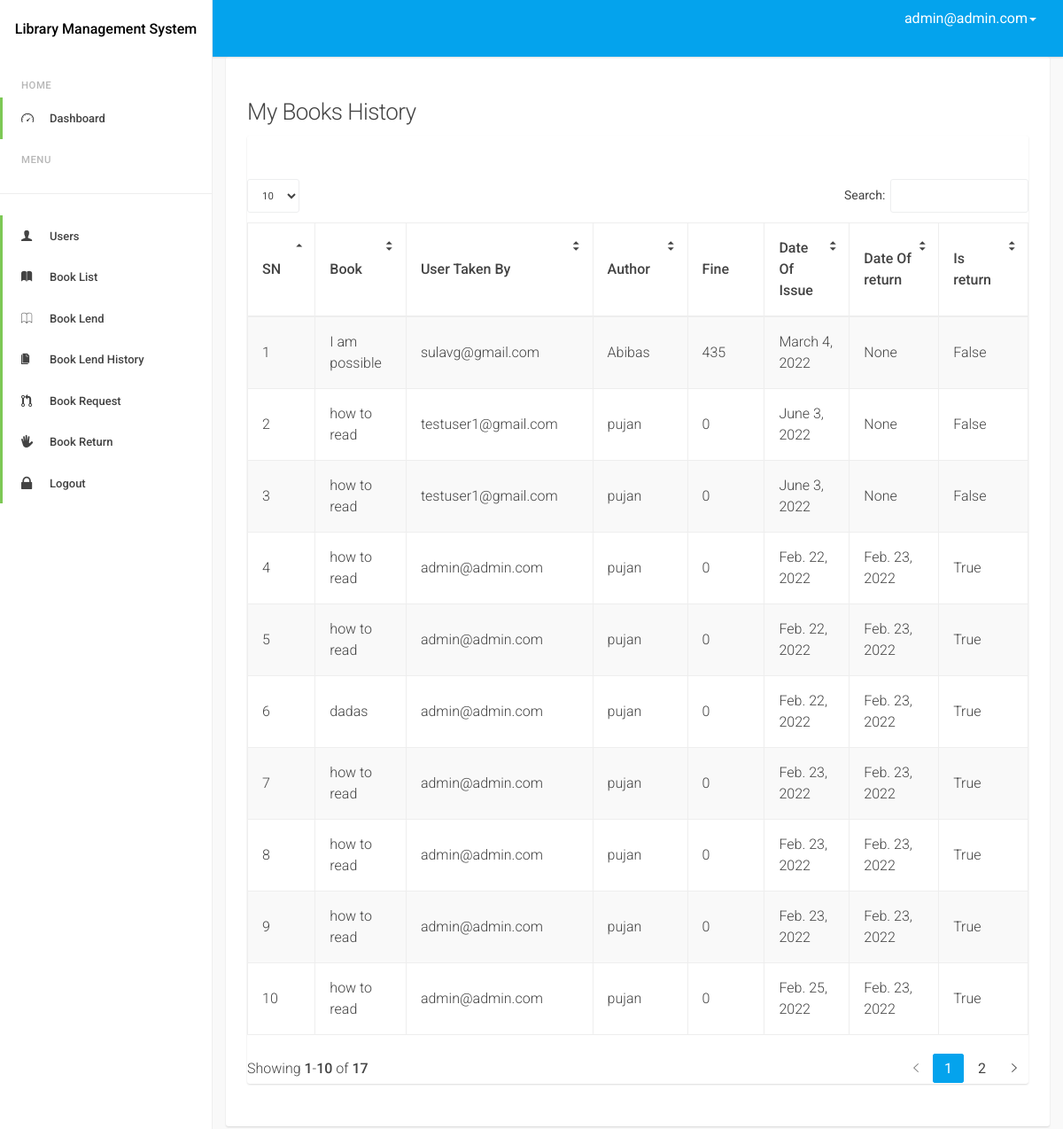
/admindash/book/history/ (signed in), run on the app's committed database.
### accounts/models.py (models this page shows, shortened)
class MyUser(AbstractBaseUser):
    email = models.EmailField(
        verbose_name='email address',
        max_length=255,
        unique=True,
    )
    is_active = models.BooleanField(default=True)
    is_admin = models.BooleanField(default=False)
    is_staff_member = models.BooleanField(default=False)
    last_login = models.DateTimeField(blank=True, null=True, verbose_name="last login")
    is_email_verified = models.BooleanField(default=False)
    is_user_verified = models.BooleanField(default=False)
    objects = MyUserManager()
    USERNAME_FIELD = 'email'
    REQUIRED_FIELDS = []
    class Meta:
        verbose_name = 'User'
        verbose_name_plural = 'Users'
    def __str__(self):
        return self.email

### books/models.py (models this page shows, shortened)
class LendBook(models.Model):
    user = models.ForeignKey(MyUser, on_delete=models.PROTECT)
    book = models.ForeignKey(BookCopies, on_delete=models.PROTECT)
    date_of_issue = models.DateField(auto_now_add=True)
    date_of_return = models.DateField(null=True, blank=True)
    fine = models.IntegerField(default=0)
    is_return = models.BooleanField(default=False)

class BookCopies(models.Model):
    book = models.ForeignKey(Book, on_delete=models.PROTECT)
    isbn = models.CharField(max_length=17, unique=True)
    rfid = models.CharField(max_length=20, unique=True, blank=True, null=True)
    is_book_lost = models.BooleanField(default=False)
    is_book_available = models.BooleanField(default=True)

class Book(models.Model):
    author = models.CharField(max_length=100)
    title = models.CharField(max_length=500)
    category = models.ForeignKey(BookCategory, on_delete=models.PROTECT)
    publication_name = models.CharField(max_length=300, blank=True, null=True)
    publication_date = models.DateField()

### admin_dash/views.py (the view)
# urls.py: path('book/history/',views.MyBookLendHistory.as_view(),name='book_history')
@method_decorator(is_admin(), name='dispatch')
class MyBookLendHistory(ListView):
    model = LendBook
    template_name = 'admin_dash/book_history.html'
    context_object_name = 'books'
    def get_queryset(self):
        books = LendBook.objects.all().order_by('is_return')
        for book in books:
            if not book.is_return:
                diff_days = (((date.today() - book.date_of_issue)).days)
                if diff_days > 5:
                    book.fine = (diff_days - 5) * 5
        return books

### decorator.py (called while the page is built)
def is_admin():
    def decorator(view_function):
        def wrap(request, *args, **kwargs):
            if request.user.is_authenticated:
                if request.user.is_admin:
                    return view_function(request, *args, **kwargs)
                else:
                    raise PermissionDenied
            else:
                return redirect('accounts:login')
        return wrap
    return decorator

### admin_dash/templates/admin_dash/book_history.html (shortened to what this page needs)
{% extends 'base.html' %}
{% load static %}
{% block body %}
    <div class="d-sm-flex align-items-center justify-content-between mb-4">
        <h1 class="h3 mb-0 text-gray-800">My Books History</h1>
    </div>
    <div class="row">
        <div class="col-lg-12">
            <div class="card mb-4">
                <div class="card-header py-3 d-flex flex-row align-items-center justify-content-between">
                </div>
                <div class="table-responsive p-3">
                    <table class="table table-bordered table-striped table-vcenter js-dataTable-full">
                        <thead class="thead-light">
                        <tr>
                            <th>SN</th>
                            <th>Book</th>
                            <th>User Taken By</th>
                            <th>Author</th>
                            <th>Fine</th>
                            <th>Date Of Issue</th>
                            <th>Date Of return</th>
                            <th>Is return</th>
                        </tr>
                        </thead>
                        <tbody>
                        {% for book in books %}
                            <tr>
                                <td>{{ forloop.counter }}</td>
                                <td>{{ book.book.book.title }}</td>
                                <td>{{ book.user.email }}</td>
                                <td>{{ book.book.book.author }}</td>
                                <td>{{ book.fine }}</td>
                                <td>{{ book.date_of_issue }}</td>
                                <td>{{ book.date_of_return }}</td>
                                <td>{{ book.is_return }}</td>
                            </tr>
                        {% endfor %}
                        </tbody>
                    </table>
                </div>
            </div>
        </div>
    </div>
{% endblock %}

### templates/base.html (shortened to what this page needs)
{% load static %}
<!DOCTYPE html>
<html lang="en">
<head>
    <link rel="stylesheet" href="{% static 'dashboard/assets/js/datatables/jquery.dataTables.min.css' %}"/>
    <link rel="stylesheet" id="css-font-awesome" href="{% static 'dashboard/assets/css/font-awesome.css' %}"/>
    <link rel="stylesheet" id="css-ionicons" href="{% static 'dashboard/assets/css/ionicons.css' %}"/>
    <link rel="stylesheet" id="css-bootstrap" href="{% static 'dashboard/assets/css/bootstrap.css' %}"/>
    <link rel="stylesheet" id="css-app" href="{% static 'dashboard/assets/css/app.css' %}"/>
</head>
<body id="page-top">
<body class="app-ui layout-has-drawer layout-has-fixed-header">
<div class="app-layout-canvas">
    <div class="app-layout-container">
        <aside class="app-layout-drawer">
            <div class="app-layout-drawer-scroll">
                <div id="logo" class="drawer-header">
                    <a href="/">
                        <h5 class="text-center" style="color: black;">Library Management System</h5>
                    </a>
                </div>
                <nav class="drawer-main">
                    <ul class="nav nav-drawer">
                        {% if request.user.is_admin %}
                            <li class="nav-item nav-drawer-header">Home</li>
                            <li class="nav-item active">
                                <a class="nav-link" href="{% url 'admin_dash:home' %}">
                                    <i class="ion-speedometer fa-4x"></i>
                                    <span>Dashboard</span></a>
                            </li>
                            <li class="nav-item nav-drawer-header">Menu</li>
                            <hr class="sidebar-divider">
                            <li class="nav-item active">
                                <a class="nav-link" href="{% url 'admin_dash:user_list_view' %}">
                                    <i class="ion-person fa-4x"></i>
                                    <span>Users</span></a>
                            </li>
                            <li class="nav-item active">
                                <a class="nav-link" href="{% url 'admin_dash:book_list' %}">
                                    <i class="ion-ios-book"></i>
                                    <span>Book List</span></a>
                            </li>
                            <li class="nav-item active">
                                <a class="nav-link" href="{% url 'admin_dash:student' %}">
                                    <i class="ion-ios-book-outline"></i>
                                    <span>Book Lend</span></a>
                            </li>
                            <li class="nav-item active">
                                <a class="nav-link" href="{% url 'admin_dash:book_history' %}">
                                    <i class="ion-ios-copy"></i>
                                    <span>Book Lend History</span></a>
                            </li>
                            <li class="nav-item active">
                                <a class="nav-link" href="{% url 'admin_dash:request_book_view' %}">
                                    <i class="ion-pull-request"></i>
                                    <span>Book Request</span></a>
                            </li>
                            <li class="nav-item active">
                                <a class="nav-link" href="{% url 'admin_dash:return_book' %}">
                                    <i class="ion-android-hand"></i>
                                    <span>Book Return</span></a>
                            </li>
                            <li class="nav-item active">
                                <a class="nav-link" href="{% url 'accounts:logout' %}">
                                    <i class="ion-locked"></i>
                                    <span>Logout</span></a>
                            </li>
                        {% endif %}
                    </ul>
                </nav>
            </div>
        </aside>
        <header class="app-layout-header">
            <nav class="navbar navbar-default">
                <div class="container-fluid">
                    <div class="collapse navbar-collapse" id="header-navbar-collapse">
                        <ul class="nav navbar-nav navbar-right navbar-toolbar">
                            <li class="dropdown dropdown-profile">
                                <a href="javascript:void(0)" data-toggle="dropdown">
                                    <span class="">{{ request.user }}<span class="caret"></span></span>
                                </a>
                            </li>
                        </ul>
                    </div>
                </div>
            </nav>
        </header>
        <main class="app-layout-content">
            <div class="container-fluid">
                <div class="card">
                    <div class="card-block">
                        {% block body %}
                        {% endblock %}
                    </div>
                </div>
            </div>
        </main>
    </div>
</div>
</body>
</html>

### static/dashboard/assets/css/app.css (style rules this page uses)
.app-layout-drawer { position: fixed; top: 0; bottom: 0; z-index: 5; display: block; width: 240px; border-right: 1px solid #eeeeee; font-weight: 500; background-color: #fff; visibility: hidden; -webkit-transform: translateX(-240px); transform: translateX(-240px); -webkit-transform-style: preserve-3d; transform-style: preserve-3d; -webkit-transition: 0.2s cubic-bezier(0.4, 0, 0.2, 1) 0.1s; transition: 0.2s cubic-bezier(0.4, 0, 0.2, 1) 0.1s; -webkit-transition-property: visibility, -webkit-transform; transition-property: visibility, -webkit-transform; transition-property: transform, visibility; transition-property: transform, visibility, -webkit-transform; }
.drawer-header { position: relative; overflow: hidden; width: 100%; height: 64px; line-height: 64px; line-height: 1; }
.drawer-header:before, .drawer-header:after { content: " "; display: table; }
.drawer-header:after { clear: both; }
.drawer-header a { display: block; height: auto; width: 100%; }
.drawer-main { margin-top: 24px; font-size: 13px; -webkit-transform: translateZ(0); transform: translateZ(0); }
.nav-drawer li a { padding-right: 24px; padding-left: 52.99999px; color: inherit; font-weight: 500; }
.nav-drawer > li > a { border-left: 3px solid transparent; padding-top: 14px; padding-bottom: 13px; }
.nav-drawer > .active > a { background-color: transparent; border-color: #7dc855; }
.nav-drawer > li > a > i { position: absolute; left: 21px; font-size: 1.25em; line-height: 1.25; }
.nav-drawer-header { padding: 15px 24px 5px; font-size: 87.5%; letter-spacing: .5px; text-transform: uppercase; opacity: .38; }
.nav-drawer-header:first-of-type { padding-top: 0; }
.app-layout-header { z-index: 4; background-color: #04a3ed; color: white; box-shadow: 0 1px 2px rgba(0, 0, 0, 0.14); }
.dropdown-profile a { padding-top: 8px !important; padding-bottom: 8px !important; }
.dropdown-profile a span { color: white; vertical-align: middle; }
.app-layout-content { height: 100%; width: 100%; }
@media screen and (min-width: 992px) { .layout-has-drawer .app-layout-header, .layout-has-drawer .app-layout-content, .layout-has-drawer .app-layout-footer { padding-left: 240px; } }
@media screen and (min-width: 992px) { .layout-has-drawer .app-layout-drawer { visibility: visible; -webkit-transform: translateX(0); transform: translateX(0); -webkit-transition: none; transition: none; } }
.layout-has-fixed-header .app-layout-header { position: fixed; top: 0; right: 0; left: 0; }
.layout-has-fixed-header .app-layout-content { padding-top: 64px; }
.card { margin-bottom: 24px; border-radius: 3px; box-shadow: 0 1px 2px rgba(0, 0, 0, 0.14); }
.card:not([class*="bg-"]) { background-color: #fff; }
.card-header { display: table; width: 100%; margin: 0; padding: 24px 24px; border-bottom: 1px solid transparent; border-top-right-radius: 3px; border-top-left-radius: 3px; }
.card-block { padding: 24px 24px; }
.card-block:first-child { border-top-right-radius: 3px; border-top-left-radius: 3px; }
.card-block > :first-child, .card-block > .row:first-child > [class*="col-"] > :first-child { margin-top: 0; }
.card-block > :last-child { margin-bottom: 0; }
.fa-4x { font-size: 4em; }
table.dataTable { margin-bottom: 16px !important; }
table.dataTable thead .sorting:after, table.dataTable thead .sorting_asc:after, table.dataTable thead .sorting_desc:after { font-family: Ionicons; opacity: 1; right: 1em; }
table.dataTable thead .sorting:after { content: '\f361\00a0\f363'; display: inline-block; -webkit-transform: rotate(90deg); transform: rotate(90deg); }
table.dataTable thead .sorting_asc:after { content: '\f365'; }
.table.dataTable thead > tr > th { padding-left: 1em; }

### data on the page
MyUser: user "admin@admin.com"
LendBook: book.book "I am possible", user.email "sulavg@gmail.com", book.book.author "Abibas", fine "435", date_of_issue "March 4, 2022", date_of_return "None", is_return "False"
LendBook: book.book "how to read", user.email "testuser1@gmail.com", book.book.author "pujan", fine "0", date_of_issue "June 3, 2022", date_of_return "None", is_return "False"
LendBook: book.book "how to read", user.email "testuser1@gmail.com", book.book.author "pujan", fine "0", date_of_issue "June 3, 2022", date_of_return "None", is_return "False"
LendBook: book.book "how to read", user.email "admin@admin.com", book.book.author "pujan", fine "0", date_of_issue "Feb. 22, 2022", date_of_return "Feb. 23, 2022", is_return "True"
LendBook: book.book "how to read", user.email "admin@admin.com", book.book.author "pujan", fine "0", date_of_issue "Feb. 22, 2022", date_of_return "Feb. 23, 2022", is_return "True"
LendBook: book.book "dadas", user.email "admin@admin.com", book.book.author "pujan", fine "0", date_of_issue "Feb. 22, 2022", date_of_return "Feb. 23, 2022", is_return "True"
LendBook: book.book "how to read", user.email "admin@admin.com", book.book.author "pujan", fine "0", date_of_issue "Feb. 23, 2022", date_of_return "Feb. 23, 2022", is_return "True"
LendBook: book.book "how to read", user.email "admin@admin.com", book.book.author "pujan", fine "0", date_of_issue "Feb. 23, 2022", date_of_return "Feb. 23, 2022", is_return "True"
LendBook: book.book "how to read", user.email "admin@admin.com", book.book.author "pujan", fine "0", date_of_issue "Feb. 23, 2022", date_of_return "Feb. 23, 2022", is_return "True"
LendBook: book.book "how to read", user.email "admin@admin.com", book.book.author "pujan", fine "0", date_of_issue "Feb. 25, 2022", date_of_return "Feb. 23, 2022", is_return "True"
